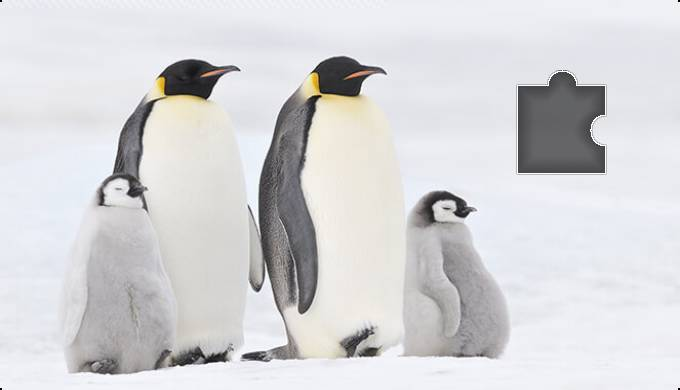
#> input picture spider/base/imgs/cpt1.png, 680 x 390 px, found by its file name
$ python distance.py
#> lines starting #> are read from the running program, lines starting #| are printed output that depends on the picture; after the words box and inside, x2 and y2 are one past the last pixel; in counts of white or black regions, pixels touching at a corner belong together
# pip install opencv-python
# pip install streamlit
import cv2
# import streamlit as st

def get_long():
    # 导入图片
    img1 = cv2.imread('./imgs/cpt1.png')
#> img1 is the input picture: shape (390, 680, 3); mean B, G, R 215.1, 212.9, 213
    img2 = cv2.imread('./imgs/cpt2.png')
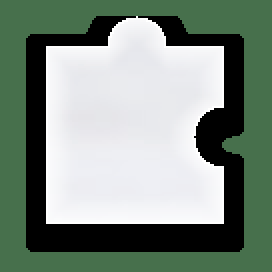
#> input picture spider/base/imgs/cpt2.png, 136 x 136 px, found by its file name (shown 2 times larger)
#> img2 is the input picture: shape (136, 136, 3); mean B, G, R 130, 140.9, 126.7

    # 建立2个 st 控制的变量
    # min_value = st.slider('input min value',max_value=500)
    # max_value = st.slider('input max value',max_value=1000)
    # 边缘化图片
    # Canny使用的滞后阈值，低阈值，高阈值
    # canny1 = cv2.Canny(img1,min_value,max_value)
    canny1 = cv2.Canny(img1,350,850)
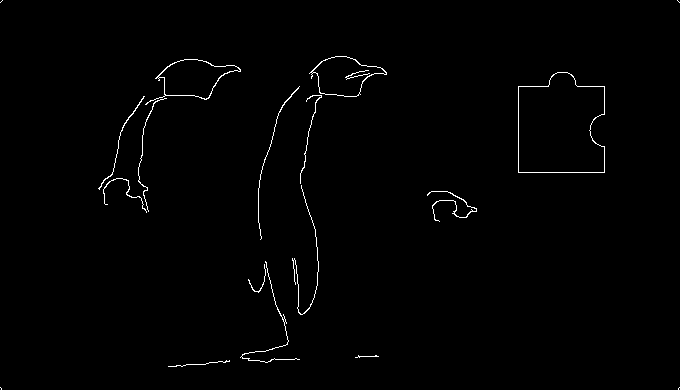
#> canny1: shape (390, 680); 0.89% white in thin lines or dots
    # 保存图片
    cv2.imwrite('./imgs/tcpt1.png',canny1)

    # 使用 streamlit 输出结果
    # st.image(canny1)
    # st.write(canny1)

    canny2 = cv2.Canny(img2,350,850)
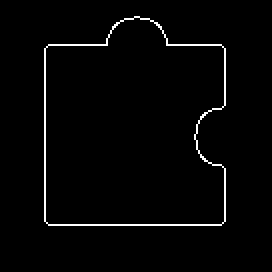
#> canny2: shape (136, 136) (shown 2 times larger); 2.1% white in thin lines or dots, all inside (x1, y1, x2, y2) = (22, 8, 113, 113)
    cv2.imwrite('./imgs/tcpt2.png',canny2)

    # st.image(canny2)

    # 加载边缘化后的图片
    big = cv2.imread('./imgs/tcpt1.png')
#> big: shape (390, 680, 3); 0.89% white in thin lines or dots
    small = cv2.imread('./imgs/tcpt2.png')
    # 对比图片
    rs = cv2.matchTemplate(big, small, cv2.TM_CCORR_NORMED)
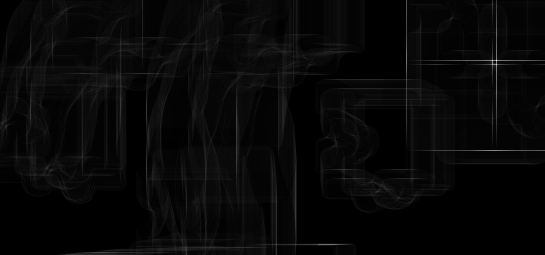
#> rs: shape (255, 545) float32; min -1.2e-07, max 0.472, mean 0.0146; drawn with min black and max white
    # 通过制定的方法来查询相应的结果
    min_val, max_val, min_loc, max_loc = cv2.minMaxLoc(rs)
#> min_val = -1.2e-07; max_val = 0.472; min_loc = (388, 221); max_loc = (496, 60)
    # st.write(rs)
    # st.write(min_val, max_val, min_loc, max_loc)
    # st.write(big.shape)
    return max_loc[0]/big.shape[1]*340

    '''
    # 画图个框来验证，匹配的结果是否正确
    tw,th = small.shape[:2]
    timg = cv2.rectangle(big, max_loc, (max_loc[0]+tw,max_loc[1]+th), (255,255,0))
    st.image(timg)
    '''
if __name__ == '__main__':
    get_long()
